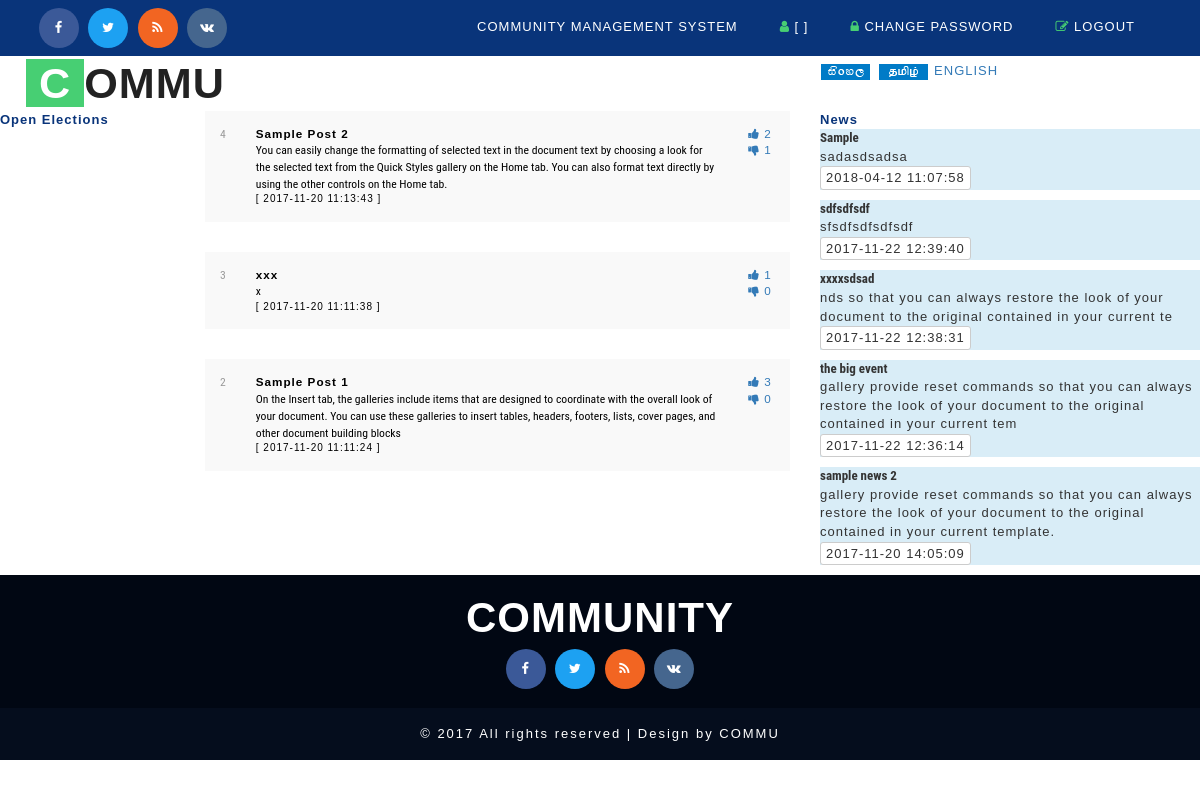
The app's page /home_1.php, older data.
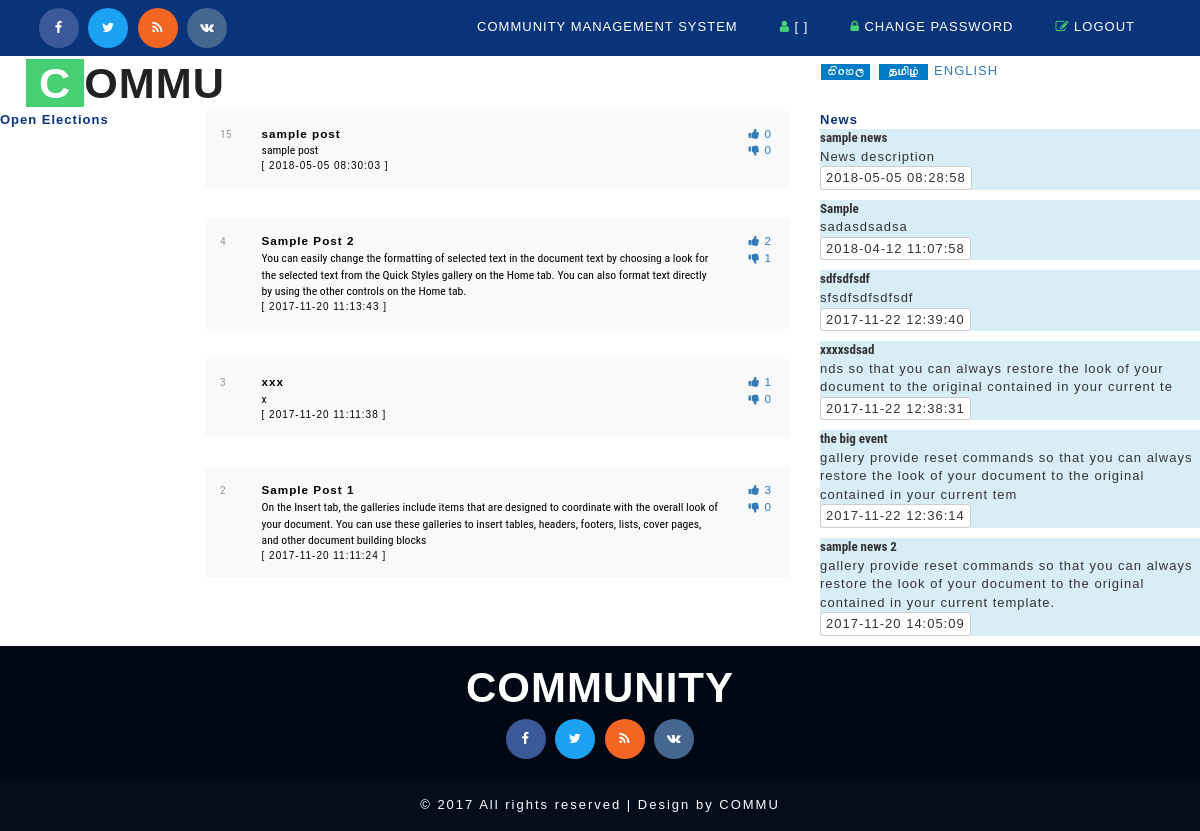
The same page, newer data.
### tables this page shows
CREATE TABLE `cms_post` (
  `id` int(5) NOT NULL AUTO_INCREMENT,
  `posttitle` varchar(250) DEFAULT NULL,
  `description` varchar(250) DEFAULT NULL,
  `plike` int(5) DEFAULT '0',
  `dislike` int(5) DEFAULT '0',
  `usercreated` int(5) DEFAULT NULL COMMENT 'cms_member',
  `datecreated` timestamp NOT NULL DEFAULT CURRENT_TIMESTAMP,
  `status` varchar(10) DEFAULT 'PENDING' COMMENT 'PENDING|ACTIVE|CLOSE',
  PRIMARY KEY (`id`),
  KEY `FK_cms_post_member` (`usercreated`),
  CONSTRAINT `FK_cms_post_member` FOREIGN KEY (`usercreated`) REFERENCES `cms_member` (`id`)
);

CREATE TABLE `cms_news` (
  `id` int(5) NOT NULL AUTO_INCREMENT,
  `news_title` varchar(50) DEFAULT NULL,
  `description` varchar(250) DEFAULT NULL,
  `usercreated` int(5) DEFAULT NULL COMMENT 'cms_user',
  `datecreated` timestamp NOT NULL DEFAULT CURRENT_TIMESTAMP,
  `status` varchar(10) DEFAULT 'ACTIVE' COMMENT 'ACT|DACT',
  PRIMARY KEY (`id`),
  KEY `FK_cms_news_user` (`usercreated`),
  CONSTRAINT `FK_cms_news_user` FOREIGN KEY (`usercreated`) REFERENCES `cms_user` (`id`)
);

### model/DB.php (called while the page is built, shortened)
<?php
function getDBConnection() {
    $servername = "localhost";
    $username = "root";
    $password = "123";
    $db = "cmsdb";
    $conn = mysqli_connect($servername, $username, $password, $db);
    if (!$conn) {
        die("Connection failed: " . mysqli_connect_error());
    } else {
        return $conn;
    }
}
function getData($sql) {
    $conn = getDBConnection();
    $result = mysqli_query($conn, $sql);
    if (mysqli_num_rows($result) > 0) {
        return $result;
    } else {
        return FALSE;
    }
}
?>

### home_1.php (the view, shortened to what this page needs)
<!DOCTYPE html>
<html lang="en">
    <head>
        <?php include_once './basecss.php'; ?>
    </head>
    <body>
        <div class="header">
            <div class="w3layouts_header_right">
                <div class="agileits-social top_content">
                    <ul>
                        <li><a href="#"><i class="fa fa-facebook"></i></a></li>
                        <li><a href="#"><i class="fa fa-twitter"></i></a></li>
                        <li><a href="#"><i class="fa fa-rss"></i></a></li>
                        <li><a href="#"><i class="fa fa-vk"></i></a></li>
                    </ul>
                </div>
            </div>
            <div class="w3layouts_header_left">
                <?php include './_top.php'; ?>
            </div>
            <div class="clearfix"> </div>
        </div>
        <div class="banner">
            <nav class="navbar navbar-default">
                <div class="navbar-header navbar-left">
                    <h1><a class="navbar-brand" href="index.html"><span>C</span>OMMU</a></h1>
                </div>
                <div class="w3_agile_search">
                    <?php
                    include '_search.php';
                    ?>
                </div>
            </nav>
        </div>
        <div class="row">
            <div class="col-md-2">
                <p style="font-weight: bold;color: #09347a">Open Elections</p>
                <?php
                include './model/DB.php';
                                ?>
            </div>
            <div class="col-md-6">
                <table class="table table-striped">
                <?php
                $sqlPost = " SELECT * FROM cms_post WHERE STATUS = 'ACTIVE' ORDER BY id DESC  ";
                $resultAllPost = getData($sqlPost);
                if ($resultAllPost != FALSE) {
                    while ($row = mysqli_fetch_assoc($resultAllPost)) {
                        ?>
                            <tr>
                                <td><?= $row['id'] ?></td>
                                <td style="color: black">
                                    <p style="font-weight: bold"><?= $row['posttitle'] ?></p>
        <?= $row['description'] ?>
                                    <p style="font-size: x-small">[ <?= $row['datecreated'] ?> ]</p></td>
                                <td>
                                    <a href="home.php?pid=<?= $row['id'] ?>&totalDisLike=<?= $row['dislike'] ?>&totalLike=<?= $row['plike'] ?>&action=LIKE&usr=<?= $row['usercreated'] ?>"> <i class="fa fa-thumbs-up"></i> <?= $row['plike']; ?></a>
                                    <a href="home.php?pid=<?= $row['id'] ?>&totalDisLike=<?= $row['dislike'] ?>&totalLike=<?= $row['plike'] ?>&action=DISLIKE&usr=<?= $row['usercreated'] ?>"> <i class="fa fa-thumbs-down"></i> <?= $row['dislike']; ?></a>
                                </td>
                            </tr>
                            <td></td>
                            <td></td>
        <?php
    }
}
?>
                </table>
            </div>
            <div class="col-md-4">
                <p style="font-weight: bold;color: #09347a">News</p>
<?php
$sqlNews = " SELECT * FROM cms_news WHERE STATUS = 'ACTIVE' ORDER BY id DESC  ";
$resultNews = getData($sqlNews);
if ($resultNews != FALSE) {
    while ($row = mysqli_fetch_assoc($resultNews)) {
        ?>
                        <div class="bg-info" style="margin-bottom: 10px"> <b><?= $row['news_title'] ?></b>
                            <p > <?= $row['description'] ?> </p>
                            <p style="font-size: small" class="btn btn-default btn-xs" > <?= $row['datecreated'] ?> </p>
                        </div>
        <?php
    }
}
?>
            </div>
        </div>
<?php include './_footer.php'; ?>
    </body>
</html>

Row changes from the older to the newer data that the page shows:
added cms_post: id "15", posttitle "sample post", description "sample post", datecreated "2018-05-05 08:30:03", plike "0", dislike "0"
added cms_news: news_title "sample news", description "News description", datecreated "2018-05-05 08:28:58"
